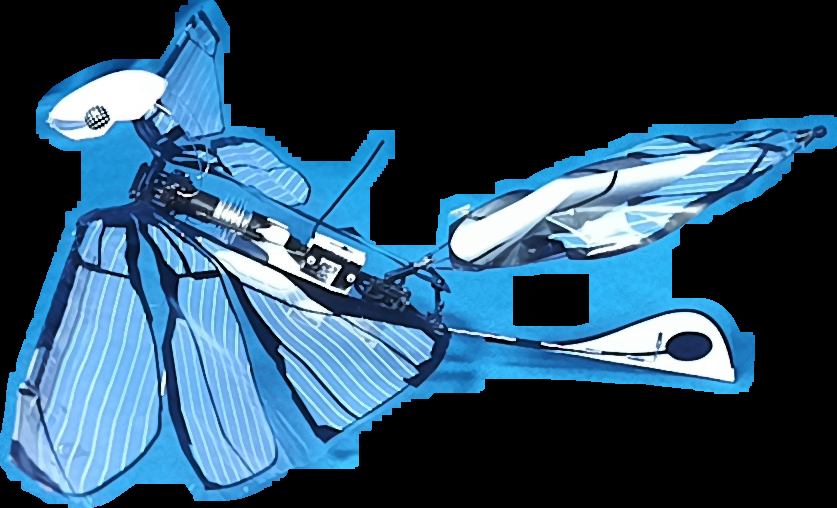
#> input picture autolabel/dataset/cut/3.png, 837 x 508 px, given in place of background2.jpg, which was not available
$ python label.py
#> lines starting #> are read from the running program, lines starting #| are printed output that depends on the picture; after the words box and inside, x2 and y2 are one past the last pixel; in counts of white or black regions, pixels touching at a corner belong together; pictures that were not available may be replaced by others from this repository, and a replacement may not be noted
#> in back_init, self.background is the input picture: shape (508, 837, 3); mean B, G, R 100.6, 77.5, 45.4
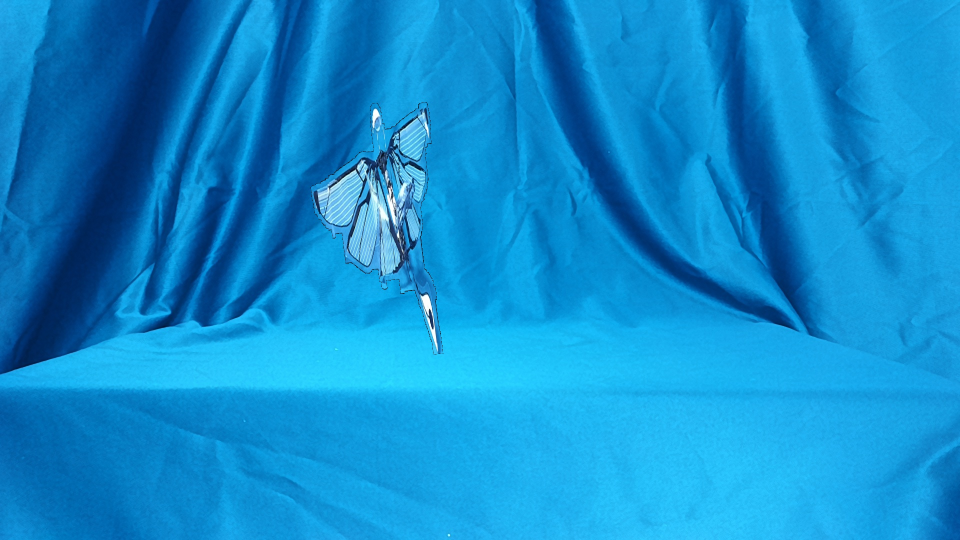
#> input picture autolabel/dataset/train/images/4.jpg, 1920 x 1080 px, found by its file name (shown at 1/2 size)
#> in cut_init, self.cut is the input picture: shape (1080, 1920, 3); mean B, G, R 206.1, 141.2, 16.2
#!/usr/bin/env python
# coding: utf-8

# In[1]:


import cv2
import numpy as np
import random
from tqdm import tqdm  #跑時間條的library


# In[2]:


def rotate_bound(image, angle):
    """

    :param image: 原圖
    :param angle: 旋轉角度
    :return: 旋轉後的圖
    """
#> called with angle = 20
    # grab the dimensions of the image and then determine the
    # center
    (h, w) = image.shape[:2]
#> h = 1080; w = 1920
    (cX, cY) = (w // 2, h // 2)
#> cX = 960; cY = 540

    # grab the rotation matrix (applying the negative of the
    # angle to rotate clockwise), then grab the sine and cosine
    # (i.e., the rotation components of the matrix)
    M = cv2.getRotationMatrix2D((cX, cY), -angle, 1.0)
    cos = np.abs(M[0, 0])
#> cos = 0.94
    sin = np.abs(M[0, 1])
#> sin = 0.342

    # compute the new bounding dimensions of the image
    nW = int((h * sin) + (w * cos))
#> nW = 2173
    nH = int((h * cos) + (w * sin))
#> nH = 1671

    # adjust the rotation matrix to take into account translation
    M[0, 2] += (nW / 2) - cX
    M[1, 2] += (nH / 2) - cY
    img = cv2.warpAffine(image, M, (nW, nH))
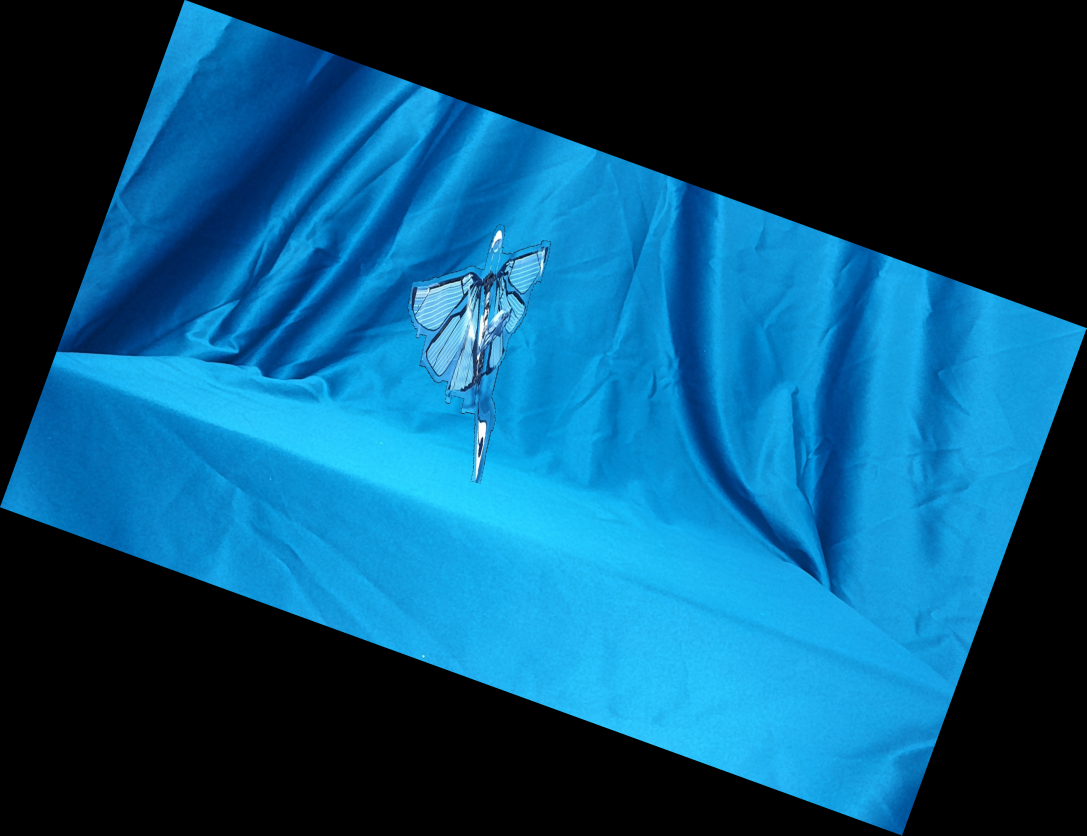
#> img: shape (1671, 2173, 3) (shown at 1/2 size); mean B, G, R 117.7, 80.7, 9.3
    # perform the actual rotation and return the image
    return img


# In[11]:


class com:
    def __init__(self, background_list, cut_list):
        self.background_list = background_list
        self.cut_list = cut_list


    def back_init(self, file_name):    #重新讀取新的背景圖，一些參數更新
        self.background = cv2.imread("./pocky_background/"+background_list[random.randint(0,2)])
        self.Xrange = []
        self.Yrange = []
        self.file_name = file_name

    def cut_init(self):   #重新讀取新的裁切圖
        self.classid = random.randint(0,4)
        self.cut = cv2.imread("./cut/"+cut_list[self.classid])


    def check_cover(self, Xmin, Xmax, Ymin, Ymax):    #確認有沒有重疊覆蓋，生成一堆的可以忽略

        for i in range(len(self.Xrange)):

            Xmin_check = 0
            Xmax_check = 0
            Ymin_check = 0
            Ymax_check = 0

            if (Xmin >= self.Xrange[i][0]) and (Xmin <= self.Xrange[i][1]):
                Xmin_check = 1
            if (Xmax >= self.Xrange[i][0]) and (Xmax <= self.Xrange[i][1]):
                Xmax_check = 1
            if (Ymin >= self.Yrange[i][0]) and (Ymin <= self.Yrange[i][1]):
                Ymin_check = 1
            if (Ymax >= self.Yrange[i][0]) and (Ymax <= self.Yrange[i][1]):
                Ymax_check = 1

            if (self.Xrange[i][0] >= Xmin) and (self.Xrange[i][0] <= Xmax):
                Xmin_check = 1
            if (self.Xrange[i][1] >= Xmin) and (self.Xrange[i][1] <= Xmax):
                Xmax_check = 1
            if (self.Yrange[i][0] >= Ymin) and (self.Yrange[i][0] <= Ymax):
                Ymin_check = 1
            if (self.Yrange[i][1] >= Ymin) and (self.Yrange[i][1] <= Ymax):
                Ymax_check = 1

            if (Xmin_check or Xmax_check) and (Ymin_check or Ymax_check):

                return False
        return True

    def combine(self):     #合成
        angle = random.randrange(0,360)
        shift_x = random.randint(0,150)
        shift_y = random.randint(0,400)
        rimg = rotate_bound(self.cut, angle)

        Xmin = shift_x
        Xmax = shift_x+rimg.shape[0]
#> Xmax = 1737
        Ymin = shift_y
        Ymax = shift_y+rimg.shape[1]
#> Ymax = 2434

        #if check_over: (確認重疊)
        if True:
            X = (Xmin + (Xmax - Xmin)/2) / self.background.shape[0]
#> X = 1.77
            Y = (Ymin + (Ymax - Ymin)/2) / self.background.shape[1]
#> Y = 1.61
            W = (Xmax - Xmin)/self.background.shape[0]
#> W = 3.29
            H = (Ymax - Ymin)/self.background.shape[1]
#> H = 2.6
            label =str(self.classid) + " {:.6f} {:.6f} {:.6f} {:.6f}\n".format(Y,X,H,W)    #Yolo的格式

            for i in range(rimg.shape[0]):
                for j in range(rimg.shape[1]):
                    if rimg[i,j].all() == 0:
                        pass
                    else:
                        self.background[Xmin+i, Ymin+j] = rimg[i, j]
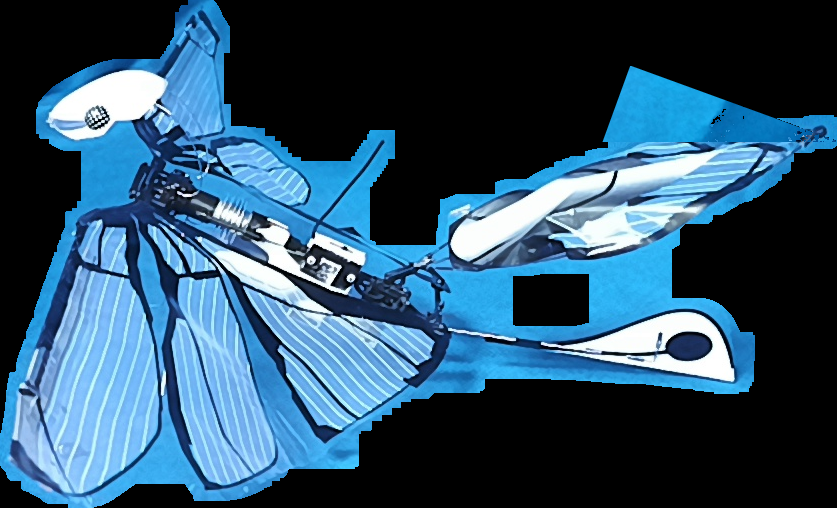
#> self.background: shape (508, 837, 3); 2.1% of pixels changed, all inside (x1, y1, x2, y2) = (602, 66, 836, 142)

            self.Xrange.append((Xmin, Xmax))  #確認重疊用的
            self.Yrange.append((Ymin, Ymax))  #確認重疊用的
            with open("./label/"+self.file_name+".txt", "a") as f:  #寫label檔
                f.write(label)
    def img_write(self):    #存合成圖
        cv2.imwrite("./label_img/"+self.file_name+".jpg",self.background)


# In[15]:


background_list = ["background1.jpg", "background2.jpg", "background3.jpg"]
cut_list = ["1.png","2.png","3.jpg","4.jpg","5.jpg"]

COM = com(background_list, cut_list)
for i in tqdm(range(10)):    #生成幾張
    COM.back_init(str(i))
    for j in range(1):       #一張圖裡有合成幾個裁切圖
        COM.cut_init()
#> (the run stopped early here; a loop or call above may not have finished)
